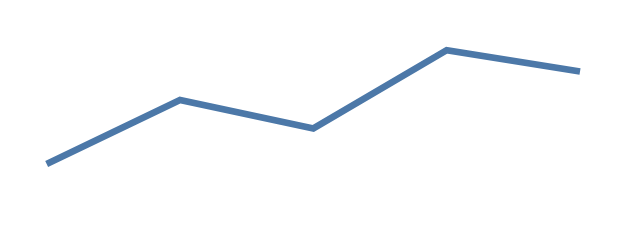

Here is the Vega-Lite specification saved for this chart:
### Vega-Lite specification from a JSON file in a GitHub repository (floating-point values rounded to 4 significant figures)
{"width": 80, "height": 24, "data": {"values": [{"x": 1, "y": 12, "s": 30, "g": "x"}, {"x": 2, "y": 30, "s": 80, "g": "x"}, {"x": 3, "y": 22, "s": 50, "g": "y"}, {"x": 4, "y": 44, "s": 120, "g": "y"}, {"x": 5, "y": 38, "s": 70, "g": "x"}]}, "mark": {"type": "line", "strokeWidth": 1}, "encoding": {"x": {"field": "x", "type": "quantitative", "axis": null}, "y": {"field": "y", "type": "quantitative", "axis": null}}, "config": {"view": {"stroke": null}}}
